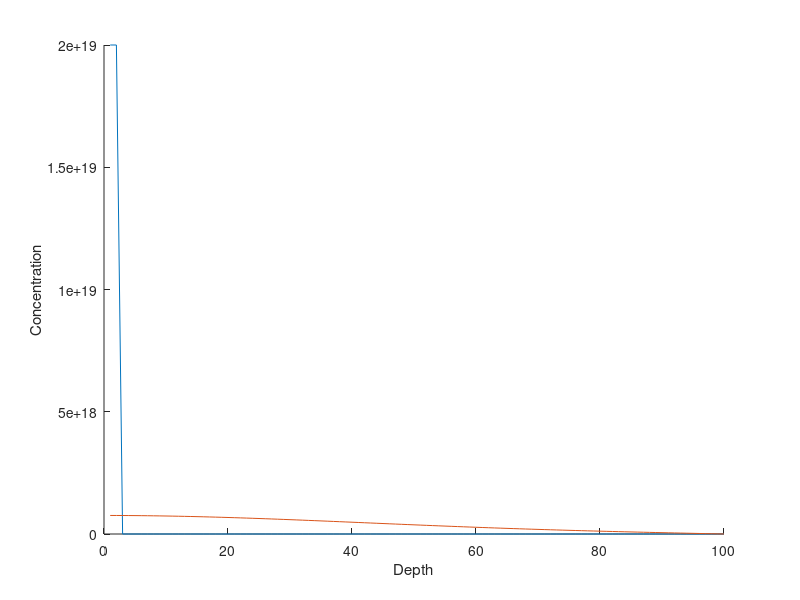

Write MATLAB code to recreate this figure.
%% Task 4 and 5
C_vector = zeros(1,100);
C_vector(1:2) = 2e19;
D = 1.69e-10;   %cmhr^-1
                %temperature = 1050C, dopant = Boron
%dt = 0.2e-9;    %hr
%dx2 = 3e-10;
dt = 1e-3;      %divides 1 hour into 1000 points
dx2 = 6e-7;     %chose this number so k < 1/2
k = D*dt/(dx2^2);
xlabel('Depth');
ylabel('Concentration');
hold on;

plot(C_vector);
for j = 1:1000
    C_vector(1) = C_vector(1) + k*((max(C_vector)) - 2*C_vector(1) + C_vector(2));
    for i = 2:length(C_vector)-1  % start at 2 because there is no value left of the first element
        C_vector(i) = C_vector(i) + k*(C_vector(i-1) - 2*C_vector(i) + C_vector(i+1));
    end
    %plot(C_vector);
    %pause(5)
end
plot(C_vector);
